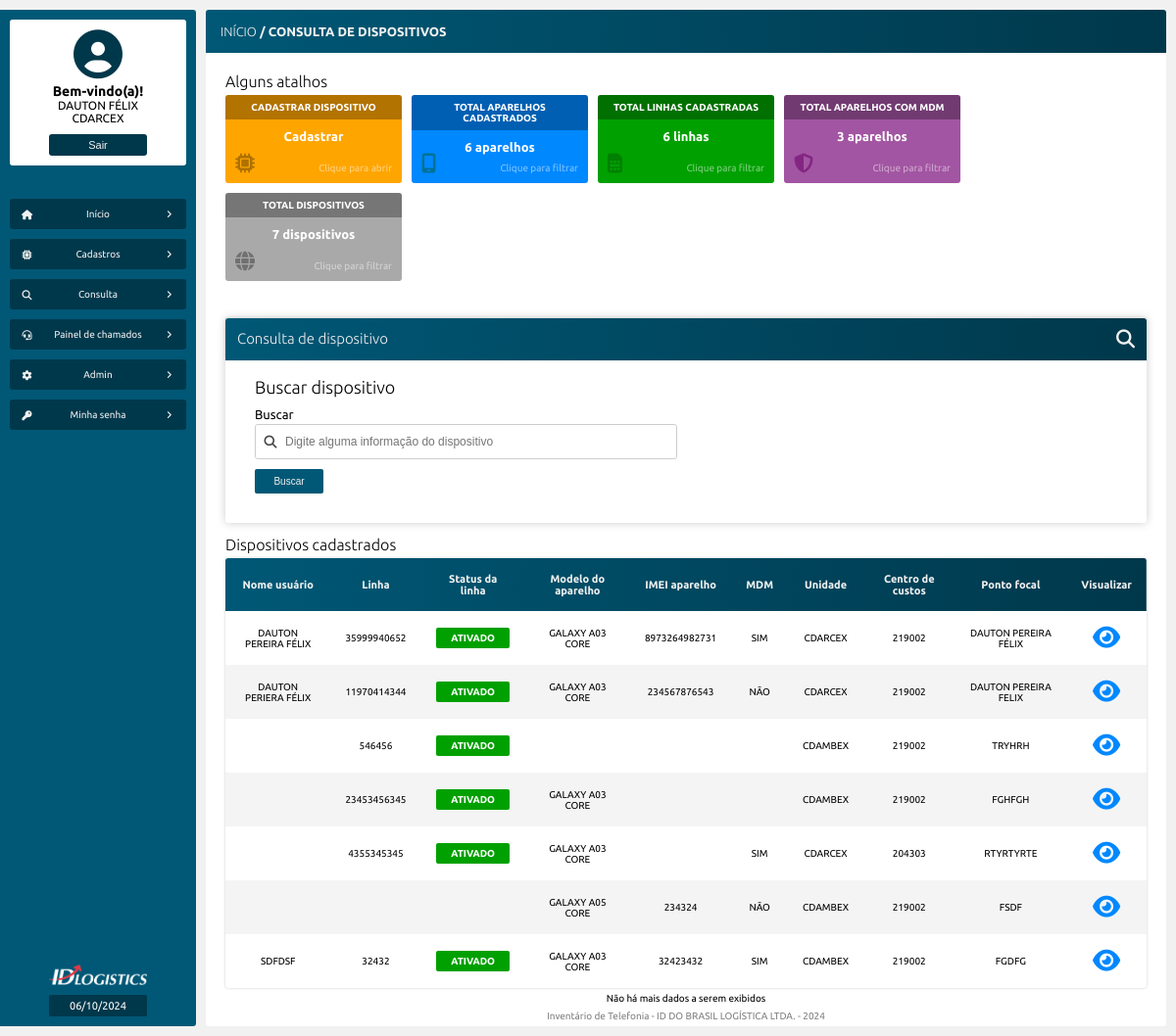
/consulta_dispositivos.php (signed in), run on an earlier commit of the app's database.
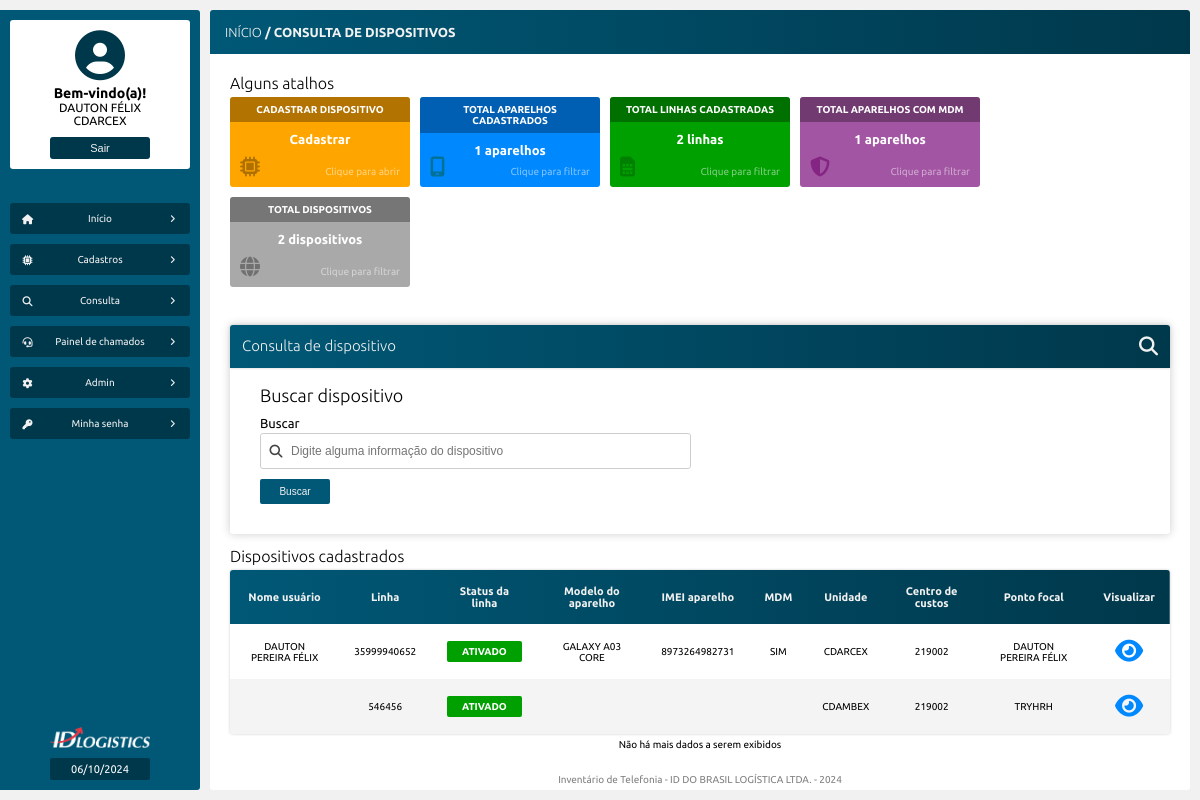
And on a later commit of the database.
### tables this page shows
CREATE TABLE `tb_dispositivos` (
  `id` int NOT NULL AUTO_INCREMENT,
  `linha` varchar(100) DEFAULT NULL,
  `operadora` varchar(100) DEFAULT NULL,
  `servico` varchar(100) DEFAULT NULL,
  `perfil` varchar(100) DEFAULT NULL,
  `status` varchar(100) DEFAULT NULL,
  `data_ativacao` varchar(100) DEFAULT NULL,
  `sim_card` varchar(100) DEFAULT NULL,
  `marca_aparelho` varchar(100) DEFAULT NULL,
  `modelo_aparelho` varchar(100) DEFAULT NULL,
  `imei_aparelho` varchar(100) DEFAULT NULL,
  `gestao_mdm` varchar(100) DEFAULT NULL,
  `unidade` varchar(100) DEFAULT NULL,
  `centro_custo` varchar(100) DEFAULT NULL,
  `uf` varchar(10) DEFAULT NULL,
  `canal` varchar(100) DEFAULT NULL,
  `ponto_focal` varchar(100) DEFAULT NULL,
  `gestor` varchar(100) DEFAULT NULL,
  `nome` varchar(100) DEFAULT NULL,
  `matricula` varchar(100) DEFAULT NULL,
  `email` varchar(100) DEFAULT NULL,
  `funcao` varchar(100) DEFAULT NULL,
  PRIMARY KEY (`id`),
  FULLTEXT KEY `linha` (`linha`,`operadora`,`servico`,`perfil`,`status`,`sim_card`,`marca_aparelho`,`modelo_aparelho`,`imei_aparelho`,`unidade`,`centro_custo`,`uf`,`ponto_focal`,`gestor`,`nome`,`matricula`)
);

### src/model/Telefonia.php (called while the page is built, shortened)
<?php
class Telefonia
{
    private PDO $pdo;
    public function __construct(PDO $pdo)
    {
        $this->pdo = $pdo;
    }
    public function exibeDispositivos(): array
    {
        $sql = "SELECT * FROM tb_dispositivos";
        $stmt = $this->pdo->prepare($sql);
        $stmt->execute();
        $resultado = $stmt->fetchAll(PDO::FETCH_ASSOC);
        return $resultado;
    }
}

### consulta_dispositivos.php (the view, shortened to what the rows shown need)
<?php
require_once "src/config/conexao_bd.php";
if (($_SERVER['QUERY_STRING'] ?? '') === 'linhas') {
    $titulo_tabela_filtrada = "Linhas cadastradas";
    $dispositivo = new Telefonia($pdo);
    $exibeDispositivos = $dispositivo->exibeLinhas();
} elseif(($_SERVER['QUERY_STRING'] ?? '') === 'aparelhos') {
    $titulo_tabela_filtrada = "Aparelhos cadastrados";
    $dispositivo = new Telefonia($pdo);
    $exibeDispositivos = $dispositivo->exibeAparelhos();
} elseif(($_SERVER['QUERY_STRING'] ?? '') === 'mdm') {
    $titulo_tabela_filtrada = "Aparelhos com MDM";
    $dispositivo = new Telefonia($pdo);
    $exibeDispositivos = $dispositivo->exibeComMDM();
} elseif(($_SERVER['QUERY_STRING'] ?? '') !== 'mdm' && ($_SERVER['QUERY_STRING'] ?? '') !== 'linha' && ($_SERVER['QUERY_STRING'] ?? '') !== 'aparelho' && ($_SERVER['QUERY_STRING'] ?? '') !== '') {
    $titulo_tabela_filtrada = 'Resultado da busca';
    $dispositivo = new Telefonia($pdo);
    $exibeDispositivos = $dispositivo->buscaDispositivo();
} else {
    $titulo_tabela_filtrada = "Dispositivos cadastrados";
    $dispositivo = new Telefonia($pdo);
    $exibeDispositivos = $dispositivo->exibeDispositivos();
}
?>
<!DOCTYPE html>
<html>
<head>
    <?php
    require_once "src/views/layout/head.php";
    ?>
</head>
<body>
    <main class="corpo">
        <section class="principal">
            <article class="conteudo">
                <section class="conteudo-center">
                    <article class="conteudo-center-boxs">
                        <div class="conteudo-center-box-01">
                            <h1>Alguns atalhos</h1>
                        </div>
                        <div>
                            <form method="get" action="consulta_dispositivos.php">
                                <header id="form-cabecalho">
                                    <h1>Consulta de dispositivo</h1>
                                </header>
                                <h2>Buscar dispositivo</h2>
                            </form>
                        </div>
                        <div>
                            <h1><?= $titulo_tabela_filtrada ?></h1>
                            <table>
                                <thead>
                                    <tr>
                                        <td>Nome usuário</td>
                                        <td>Linha</td>
                                        <td>Status da linha</td>
                                        <td>Modelo do aparelho</td>
                                        <td>IMEI aparelho</td>
                                        <td>MDM</td>
                                        <td>Unidade</td>
                                        <td>Centro de custos</td>
                                        <td>Ponto focal</td>
                                        <td>Visualizar</td>
                                    </tr>
                                </thead>
                                <tbody>
                                    <?php foreach($exibeDispositivos as $dispositivo) : ?>
                                    <tr>
                                        <td><?= htmlentities($dispositivo['nome']) ?></td>
                                        <td><?= htmlentities($dispositivo['linha']) ?></td>
                                        <td id="Status"><p><?= htmlentities($dispositivo['status']) ?></p></td>
                                        <td><?= htmlentities($dispositivo['modelo_aparelho']) ?></td>
                                        <td><?= htmlentities($dispositivo['imei_aparelho']) ?></td>
                                        <td><?= htmlentities($dispositivo['gestao_mdm']) ?></td>
                                        <td><?= htmlentities($dispositivo['unidade']) ?></td>
                                        <td><?= htmlentities($dispositivo['centro_custo']) ?></td>
                                        <td><?= htmlentities($dispositivo['ponto_focal']) ?></td>
                                        <td id="status">
                                            <a href="visualiza_dispositivo.php?id=<?= $dispositivo['id'] ?>"><i class="fa-solid fa-eye"></i></a>
                                        </td>
                                    </tr>
                                    <?php endforeach ?>
                                </tbody>
                            </table>
                        </div>
                    </article>
                </section>
            </article>
        </section>
    </main>
</body>
</html>

What changed in the data, as far as the page shows it:
removed tb_dispositivos: nome "DAUTON PERIERA FÉLIX", linha "11970414344", status "ATIVADO", modelo_aparelho "GALAXY A03 CORE", imei_aparelho "234567876543", gestao_mdm "NÃO", unidade "CDARCEX", centro_custo "219002", ponto_focal "DAUTON PEREIRA FELIX"
removed tb_dispositivos: linha "23453456345", status "ATIVADO", modelo_aparelho "GALAXY A03 CORE", unidade "CDAMBEX", centro_custo "219002", ponto_focal "FGHFGH"
removed tb_dispositivos: linha "4355345345", status "ATIVADO", modelo_aparelho "GALAXY A03 CORE", gestao_mdm "SIM", unidade "CDARCEX", centro_custo "204303", ponto_focal "RTYRTYRTE"
removed tb_dispositivos: modelo_aparelho "GALAXY A05 CORE", imei_aparelho "234324", gestao_mdm "NÃO", unidade "CDAMBEX", centro_custo "219002", ponto_focal "FSDF"
removed tb_dispositivos: nome "SDFDSF", linha "32432", status "ATIVADO", modelo_aparelho "GALAXY A03 CORE", imei_aparelho "32423432", gestao_mdm "SIM", unidade "CDAMBEX", centro_custo "219002", ponto_focal "FGDFG"
Also different on the page:
$totalAparelhos: "6" → "1"
$totalLinhas: "6" → "2"
$totalMDM: "3" → "1"
$totaldispositivos: "7" → "2"
